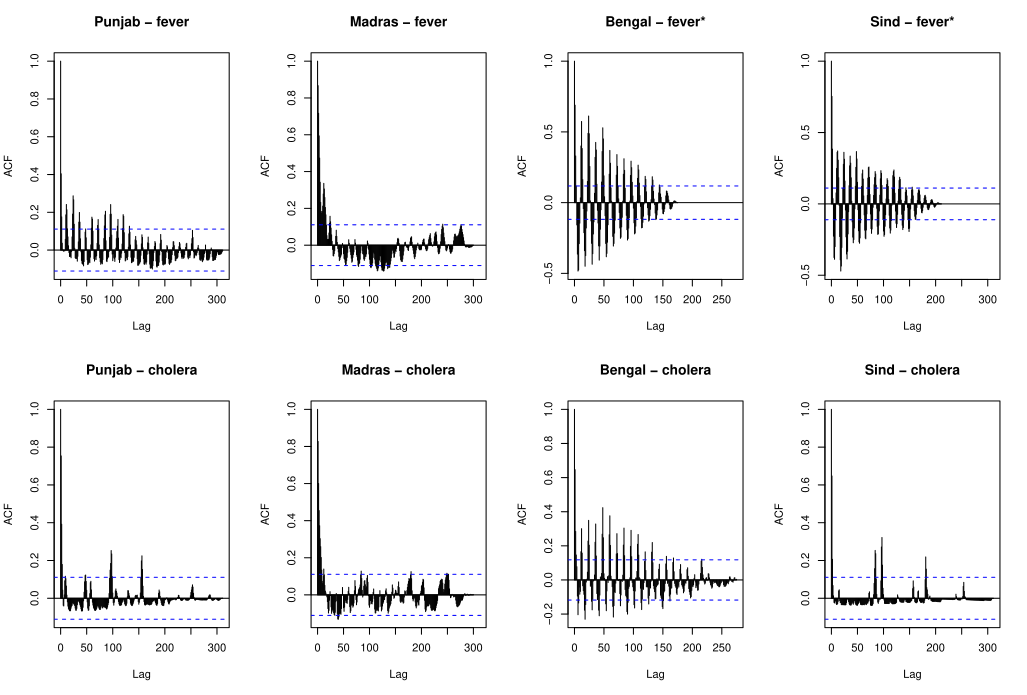

Write the R code that produced this figure.
par(bg = "white")
par(mfrow = c(2,4))

acf(sort_pun_agg$Mfv,lag.max = length(sort_pun_agg$Mfv), na.action = na.pass, main='Punjab - fever')
acf(sort_mad_agg$Mfv,lag.max = length(sort_mad_agg$Mfv), na.action = na.pass, main='Madras - fever')
##
#acf(sort_sin_agg$Mfv,lag.max = length(sort_sin_agg$Mfv), na.action = na.pass)
#acf(sort_ben_agg$Mfv,lag.max = length(sort_ben_agg$Mfv), na.action = na.pass)
##

library(forecast)
#plot(as.ts(sort_ben_agg$Mfv))
#lines(sort_ben_agg$Mfv)
trend_ben_mfv = ma(sort_ben_agg$Mfv, order = 100, centre = T)
#plot(as.ts(trend_ben_mfv))
detrend_ben_mfv = sort_ben_agg$Mfv - trend_ben_mfv
#plot(as.ts(detrend_ben_mfv))
acf(detrend_ben_mfv,lag.max = length(detrend_ben_mfv), na.action = na.pass, main='Bengal - fever*')

# plot(as.ts(sort_sin_agg$Mfv))
# lines(sort_sin_agg$Mfv)
trend_sin_mfv = ma(sort_sin_agg$Mfv, order = 100, centre = T)
# plot(as.ts(trend_sin_mfv))
detrend_sin_mfv = sort_sin_agg$Mfv - trend_sin_mfv
# plot(as.ts(detrend_sin_mfv))
acf(detrend_sin_mfv,lag.max = length(detrend_sin_mfv), na.action = na.pass, main='Sind - fever*')
##

acf(sort_pun_agg$Mch,lag.max = length(sort_pun_agg$Mch), na.action = na.pass, main='Punjab - cholera')
acf(sort_mad_agg$Mch,lag.max = length(sort_mad_agg$Mch), na.action = na.pass, main='Madras - cholera')
acf(sort_ben_agg$Mch,lag.max = length(sort_ben_agg$Mch), na.action = na.pass, main='Bengal - cholera')
acf(sort_sin_agg$Mch,lag.max = length(sort_sin_agg$Mch), na.action = na.pass, main='Sind - cholera')
